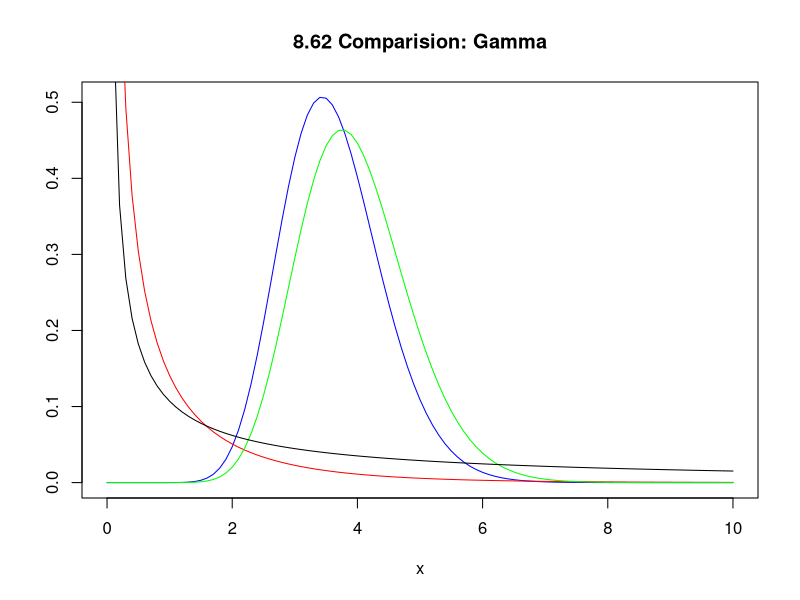
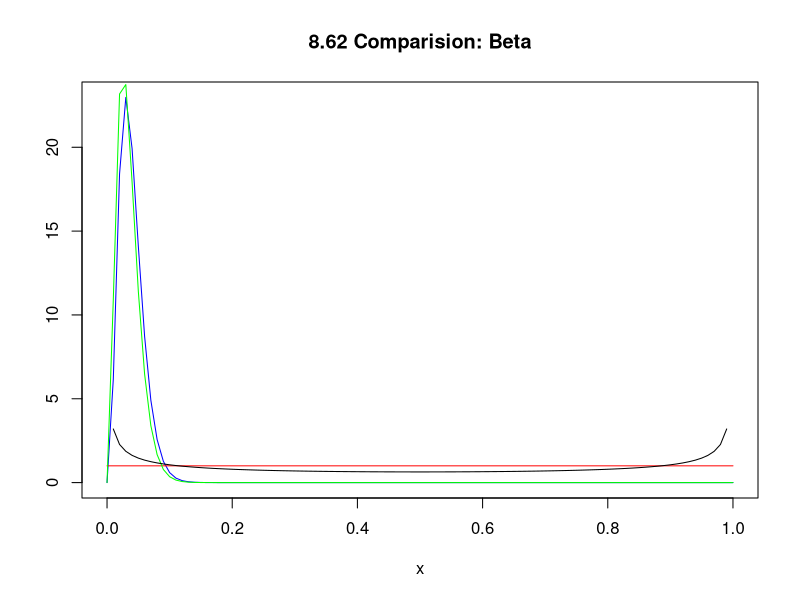

Reproduce these figures in R, in order.
#8.62
x=seq(0,10,by=.1)
p1=dgamma(x,shape=.25,rate=.5)
c1=dgamma(x,shape=(.25+20),rate=(.5+5.1))
p2=dgamma(x,shape=.25,rate=.025)
c2=dgamma(x,shape=(.25+20),rate=(.025+5.1))
plot(x,c1,type="l",col="blue",main=title("8.62 Comparision: Gamma"),ylab="")
lines(x,p1,col="red")
lines(x,c2,col="green")
lines(x,p2)


#8.63
x=seq(0,1,by=.01)
p1=dbeta(x,1,1)
c1=dbeta(x,4,98)
p2=dbeta(x,.5,.5)
c2=dbeta(x,3.5,97.5)
plot(x,c1,type="l",col="blue",main=title("8.62 Comparision: Beta"),ylab="")
lines(x,p1,col="red")
lines(x,c2,col="green")
lines(x,p2)